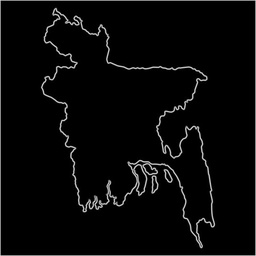
#> input picture Fourier Draw-20240531T153110Z-001/Fourier Draw/mag_image.jpg, 256 x 256 px, shrunk from 612 x 612 before the run
$ python canny_edge_detection.py
#> lines starting #> are read from the running program, lines starting #| are printed output that depends on the picture; after the words box and inside, x2 and y2 are one past the last pixel; in counts of white or black regions, pixels touching at a corner belong together
import numpy as np
import cv2

def gen_gaussian(x, y, sigma):
    return 1 / (2 * np.pi * sigma**2) * np.exp(- (x**2 + y**2) / (2 * sigma**2))

# [48 lines left out: functions gen_derivatives, applyFilter, apply_grad_mag, not called in this run]

def get_orientation_sector(dx, dy):
    angle = np.pi / 8

    A = np.array([[np.cos(angle), -np.sin(angle)],
                 [np.sin(angle), np.cos(angle)]])

    B = np.array([[dx], [dy]])

    C = np.matmul(A, B)

    dx_p, dy_p = C[0, 0], C[1, 0]

    if dy_p < 0:
        dx_p, dy_p = -dx_p, -dy_p

    s_theta = -1

    if dx_p >= 0 and dx_p >= dy_p:
        s_theta = 0
    elif dx_p >= 0 and dx_p < dy_p:
        s_theta = 1
    elif dx_p < 0 and -dx_p < dy_p:
        s_theta = 2
    elif dx_p < 0 and -dx_p >= dy_p:
        s_theta = 3

    return s_theta

def is_local_max(E_mag, u, v, s_theta, t_low):
    m_c = E_mag[u, v]
    m_l, m_r = -1, -1

    if m_c < t_low:
        return False
    else:
        if s_theta == 0:
            m_l = E_mag[u-1, v]
        elif s_theta == 1:
            m_l = E_mag[u-1, v-1]
        elif s_theta == 2:
            m_l = E_mag[u, v-1]
        elif s_theta == 3:
            m_l = E_mag[u-1, v+1]

        if s_theta == 0:
            m_r = E_mag[u+1, v]
        elif s_theta == 1:
            m_r = E_mag[u+1, v+1]
        elif s_theta == 2:
            m_r = E_mag[u, v+1]
        elif s_theta == 3:
            m_r = E_mag[u+1, v-1]

        return m_l <= m_c and m_c >= m_r

def trace_and_threshold(E_nms, E_bin, u0, v0, t_low):
    E_bin[u0, v0] = 1

    u_l = max(u0-1, 0)
    u_r= min(u0+1, M-1)
    v_t = max(v0-1, 0)
    v_b = min(v0+1, N-1)

    for u in range(u_l, u_r+1):
        for v in range(v_t, v_b+1):
            if E_nms[u, v] >= t_low and E_bin[u, v] == 0:
                trace_and_threshold(E_nms, E_bin, u, v, t_low)

    return

E_mag = cv2.imread('mag_image.jpg', cv2.IMREAD_GRAYSCALE)
#> E_mag is the input picture: shape (256, 256); min 0, max 213, mean 8.2
E_nms = np.zeros_like(E_mag)
E_bin = np.zeros_like(E_mag)

t_high = 20 / 100 * np.max(E_mag)
#> t_high = 42.6
t_low = 5 / 100 * np.max(E_mag)
#> t_low = 10.65

I_x = cv2.imread('x_image.jpg', cv2.IMREAD_GRAYSCALE)
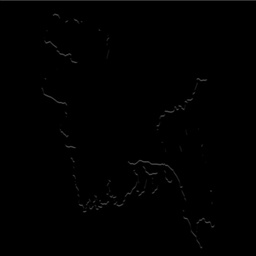
#> input picture Fourier Draw-20240531T153110Z-001/Fourier Draw/x_image.jpg, 256 x 256 px, shrunk from 612 x 612 before the run
#> I_x is the input picture: shape (256, 256); min 0, max 73, mean 0.8
I_y = cv2.imread('y_image.jpg', cv2.IMREAD_GRAYSCALE)
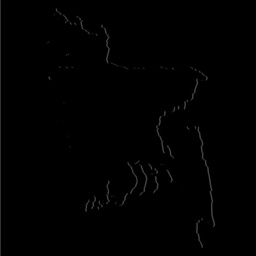
#> input picture Fourier Draw-20240531T153110Z-001/Fourier Draw/y_image.jpg, 256 x 256 px, shrunk from 612 x 612 before the run
#> I_y is the input picture: shape (256, 256); min 0, max 74, mean 1

M, N = E_mag.shape[0], E_mag.shape[1]
#> M = 256; N = 256

cv2.imshow("Magnitude Image", E_mag)
cv2.waitKey(0)

for u in range(1, M-1):
    for v in range(1, N-1):
        dx, dy = I_x[u, v], I_y[u, v]
        s_theta = get_orientation_sector(dx, dy)
        if is_local_max(E_mag, u, v, s_theta, t_low):
            E_nms[u, v] = E_mag[u, v]
#> this loop made 254 passes
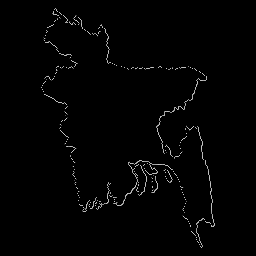
#> E_nms: shape (256, 256); min 0, max 213, mean 2.9

for u in range(1, M-1):
    for v in range(1, N-1):
        if E_nms[u, v] >= t_high and E_bin[u, v] == 0:
            trace_and_threshold(E_nms, E_bin, u, v, t_low)

cv2.normalize(src = E_nms, dst = E_nms, alpha = 0, beta = 255, norm_type = cv2.NORM_MINMAX)
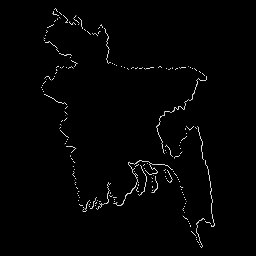
#> E_nms: shape (256, 256); 1.74% of pixels changed, all inside (x1, y1, x2, y2) = (40, 8, 215, 248)
E_nms = np.round(E_nms).astype(dtype = np.uint8)

cv2.imshow("NMS Image", E_nms)
cv2.waitKey(0)

cv2.normalize(src = E_bin, dst = E_bin, alpha = 0, beta = 255, norm_type = cv2.NORM_MINMAX)
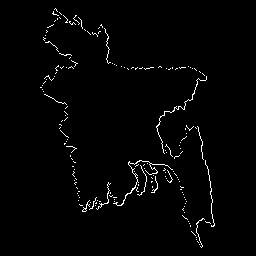
#> E_bin: shape (256, 256); 1.7% white in thin lines or dots, all inside (x1, y1, x2, y2) = (40, 8, 215, 248)
E_bin = np.round(E_bin).astype(dtype = np.uint8)

cv2.imshow("Binary Image", E_bin)
cv2.waitKey(0)

cv2.imwrite("bin_image.jpg", E_bin)

cv2.destroyAllWindows()
